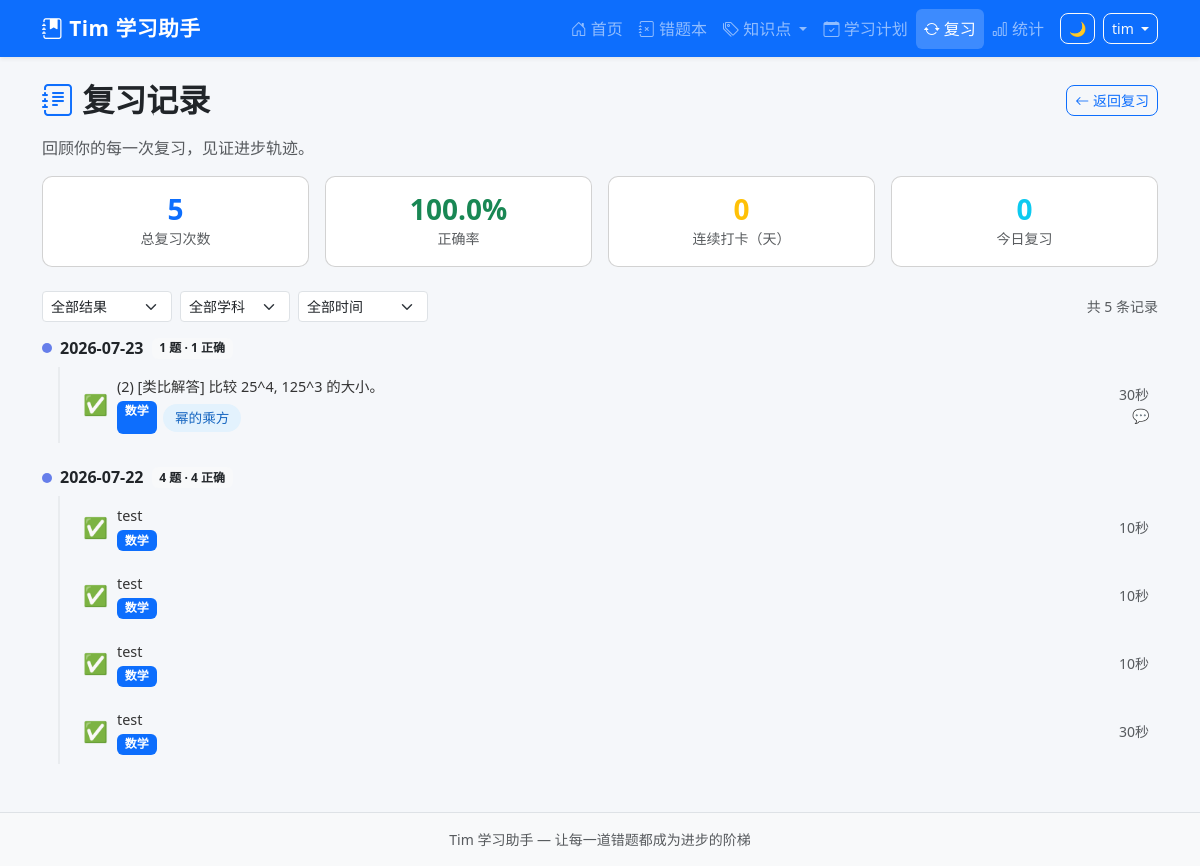
The app's page /review/history (signed in), older data.
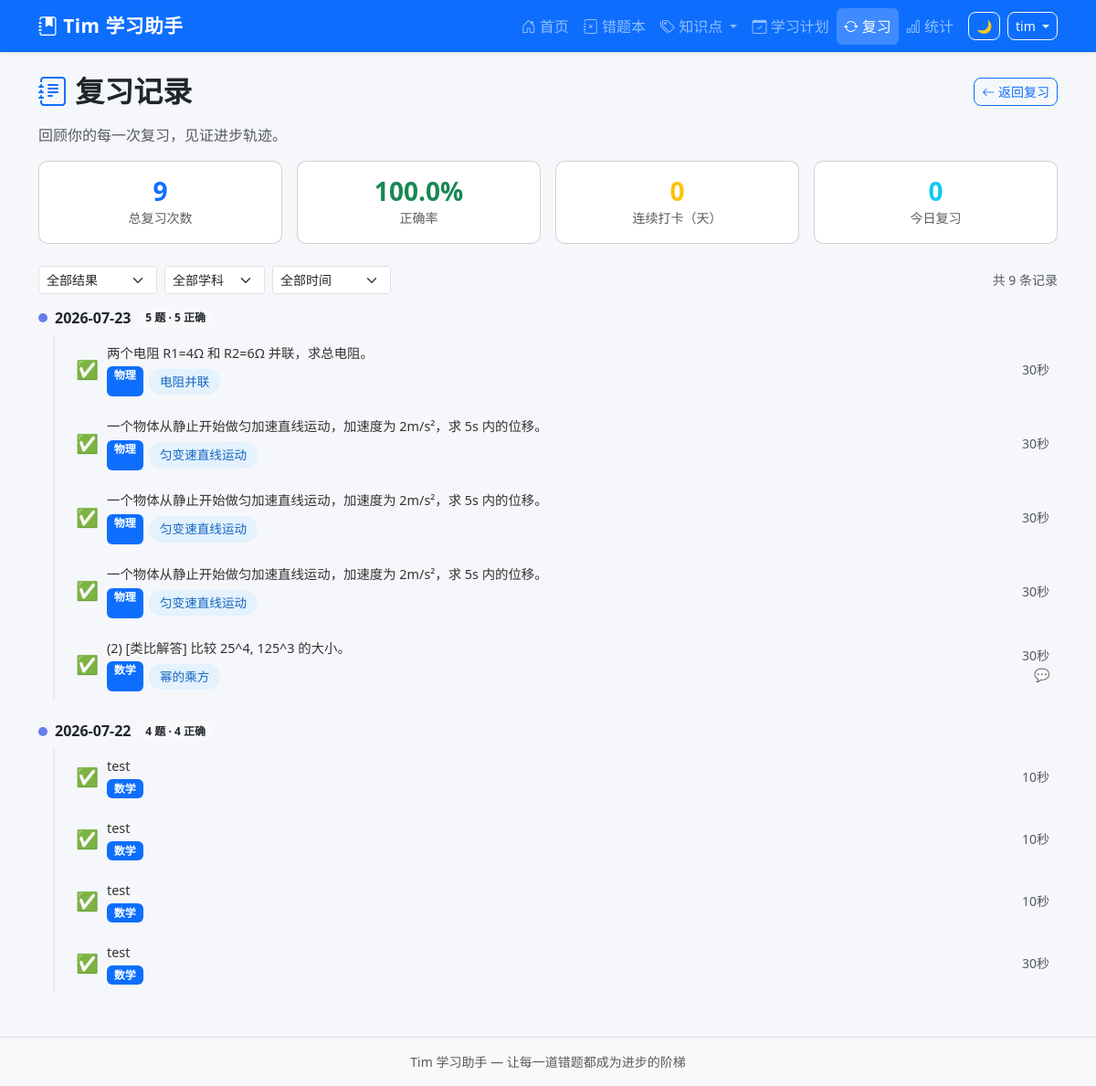
The same page, newer data.
### tables this page shows
CREATE TABLE review_logs (
            id INTEGER PRIMARY KEY AUTOINCREMENT,
            mistake_id INTEGER NOT NULL,
            uuid TEXT NOT NULL,
            review_date DATE NOT NULL,
            result TEXT NOT NULL,
            time_spent INTEGER DEFAULT 0,
            notes TEXT DEFAULT '',
            created_at TIMESTAMP DEFAULT CURRENT_TIMESTAMP,
            FOREIGN KEY (mistake_id) REFERENCES mistake_records(id) ON DELETE CASCADE
        );

CREATE TABLE mistake_records (
            id INTEGER PRIMARY KEY AUTOINCREMENT,
            uuid TEXT NOT NULL,
            sys_platform TEXT NOT NULL DEFAULT 'web',
            bstudio_create_time TIMESTAMP DEFAULT CURRENT_TIMESTAMP,
            xueke TEXT NOT NULL,
            timu TEXT NOT NULL,
            xueshengdaan TEXT DEFAULT '',
            zhengquedaan TEXT DEFAULT '',
            cuowufenxi TEXT DEFAULT '',
            zhishidian TEXT DEFAULT '',
            difficulty INTEGER DEFAULT 1,
            review_count INTEGER DEFAULT 0,
            last_review_at TIMESTAMP,
            next_review_at TIMESTAMP,
            review_stage INTEGER DEFAULT 0,
            review_algorithm TEXT DEFAULT 'sm2',
            status TEXT DEFAULT 'active',
            updated_at TIMESTAMP DEFAULT CURRENT_TIMESTAMP
        , voice_data TEXT DEFAULT '');

### app.py (the view)
@app.route('/review/history')
@login_required
def review_history():
    page = request.args.get('page', 1, type=int)
    status_filter = request.args.get('status', '')
    xueke_filter = request.args.get('xueke', '')
    date_range = request.args.get('range', 'all')
    per_page = 20
    date_where = ''
    if date_range == '7days':
        date_where = "AND rl.review_date >= date('now','-7 days')"
    elif date_range == '30days':
        date_where = "AND rl.review_date >= date('now','-30 days')"
    xueke_where = ''
    xueke_params = []
    if xueke_filter:
        xueke_where = 'AND mr.xueke = ?'
        xueke_params = [xueke_filter]
    status_where = ''
    status_params = []
    if status_filter in ('correct', 'incorrect', 'partial'):
        status_where = 'AND rl.result = ?'
        status_params = [status_filter]
    base_params = [g.user_uuid] + xueke_params + status_params
    total = query_db(
        f"""SELECT COUNT(*) as cnt FROM review_logs rl
            JOIN mistake_records mr ON rl.mistake_id = mr.id
            WHERE rl.uuid=? {date_where} {xueke_where} {status_where}""",
        base_params, one=True
    )['cnt']
    total_pages = max(1, (total + per_page - 1) // per_page)
    offset = (page - 1) * per_page
    reviews = query_db(
        f"""SELECT rl.*, mr.timu, mr.xueke, mr.zhishidian, mr.status as mistake_status
            FROM review_logs rl
            JOIN mistake_records mr ON rl.mistake_id = mr.id
            WHERE rl.uuid=? {date_where} {xueke_where} {status_where}
            ORDER BY rl.created_at DESC
            LIMIT ? OFFSET ?""",
        base_params + [per_page, offset]
    )
    reviews = rows_to_dicts(reviews)
    for r in reviews:
        r['timu_plain'] = strip_latex(r['timu'], max_len=60)
    total_all = query_db(
        "SELECT COUNT(*) as cnt FROM review_logs WHERE uuid=?", (g.user_uuid,), one=True
    )['cnt']
    correct_all = query_db(
        "SELECT COUNT(*) as cnt FROM review_logs WHERE uuid=? AND result='correct'", (g.user_uuid,), one=True
    )['cnt']
    correct_rate = round(correct_all / total_all * 100, 1) if total_all > 0 else 0
    today_cnt = query_db(
        "SELECT COUNT(*) as cnt FROM review_logs WHERE uuid=? AND review_date=date('now')", (g.user_uuid,), one=True
    )['cnt']
    streak = 0
    today = date.today()
    for i in range(60):
        check_date = (today - timedelta(days=i)).isoformat()
        cnt = query_db(
            "SELECT COUNT(*) as c FROM review_logs WHERE uuid=? AND review_date=?", (g.user_uuid, check_date), one=True
        )['c']
        if cnt > 0:
            streak += 1
        else:
            if i > 0:  # 今天没复习不算断
                break
            streak = 0
    from collections import defaultdict
    grouped = defaultdict(list)
    for r in reviews:
        grouped[r['review_date']].append(r)
    resp = make_response(render_template('review_history.html',
        reviews=reviews, grouped=dict(grouped),
        subjects=Config.get_subjects(),
        page=page, total_pages=total_pages, total=total,
        status_filter=status_filter, xueke_filter=xueke_filter,
        date_range=date_range,
        total_all=total_all, correct_all=correct_all,
        correct_rate=correct_rate, today_cnt=today_cnt, streak=streak
    ))
    return set_uuid_cookie(resp, g.user_uuid)

### app.py (called while the page is built, shortened)
@app.after_request
def add_security_headers(resp):
    resp.headers['X-Frame-Options'] = 'DENY'
    resp.headers['X-Content-Type-Options'] = 'nosniff'
    resp.headers['Referrer-Policy'] = 'strict-origin-when-cross-origin'
    return resp

@app.before_request
def csrf_check():
    if 'csrf_token' not in session:
        session['csrf_token'] = str(uuid_mod.uuid4())
    if request.method in ('GET', 'HEAD', 'OPTIONS'):
        return

def login_required(f):
    @wraps(f)
    def decorated(*a, **kw):
        if 'user_id' not in session:
            return redirect(url_for('login', next=request.path))
        return f(*a, **kw)
    return decorated

@app.before_request
def before_request():
    g.user_uuid = get_or_create_uuid()
    g.username = session.get('username', '')

### config.py (called while the page is built)
    @staticmethod
    def get_subjects():
        try:
            from database import query_db
            rows = query_db("SELECT name FROM base_data WHERE category='subject' ORDER BY sort_order")
            if rows:
                return [r['name'] for r in rows]
        except Exception:
            pass
        return Config.SUBJECTS

### database.py (called while the page is built)
def rows_to_dicts(rows):
    return [dict(r) for r in rows]

### templates/review_history.html (shortened to what this page needs)
{% extends "base.html" %}
{% block content %}
<div class="d-flex justify-content-between align-items-center mb-3">
    <h2 class="fw-bold mb-0"><i class="bi bi-journal-text text-primary"></i> 复习记录</h2>
    <a href="{{ url_for('review_plan') }}" class="btn btn-outline-primary btn-sm">
        <i class="bi bi-arrow-left"></i> 返回复习
    </a>
</div>
<p class="text-muted">回顾你的每一次复习，见证进步轨迹。</p>
<div class="row g-3 mb-4" id="stats-cards">
    <div class="col-6 col-md-3">
        <div class="card text-center stat-card-clickable">
            <div class="card-body py-3">
                <h3 class="fw-bold text-primary mb-0">{{ total_all }}</h3>
                <small class="text-muted">总复习次数</small>
            </div>
        </div>
    </div>
    <div class="col-6 col-md-3">
        <a href="?status=correct" class="text-decoration-none">
        <div class="card text-center stat-card-clickable">
            <div class="card-body py-3">
                <h3 class="fw-bold text-success mb-0">{{ correct_rate }}%</h3>
                <small class="text-muted">正确率</small>
            </div>
        </div>
        </a>
    </div>
    <div class="col-6 col-md-3">
        <div class="card text-center stat-card-clickable">
            <div class="card-body py-3">
                <h3 class="fw-bold text-warning mb-0">{{ streak }}</h3>
                <small class="text-muted">连续打卡（天）</small>
            </div>
        </div>
    </div>
    <div class="col-6 col-md-3">
        <a href="?range=7days" class="text-decoration-none">
        <div class="card text-center stat-card-clickable">
            <div class="card-body py-3">
                <h3 class="fw-bold text-info mb-0">{{ today_cnt }}</h3>
                <small class="text-muted">今日复习</small>
            </div>
        </div>
        </a>
    </div>
</div>
<div id="history-container">
{% include 'review_history_list.html' %}
</div>
{% endblock %}

### templates/review_history_list.html (shortened to what this page needs)
<div class="d-flex justify-content-between align-items-center mb-3 flex-wrap gap-2">
    <form id="history-filter-form" class="d-flex flex-wrap gap-2 align-items-end" onsubmit="return false">
        <select name="status" class="form-select form-select-sm" style="width:130px" onchange="loadHistory()">
            <option value="">全部结果</option>
        </select>
        <select name="xueke" class="form-select form-select-sm" style="width:110px" onchange="loadHistory()">
            <option value="">全部学科</option>
        </select>
        <select name="range" class="form-select form-select-sm" style="width:130px" onchange="loadHistory()">
            <option value="all" {% if date_range=='all' %}selected{% endif %}>全部时间</option>
        </select>
    </form>
    <small class="text-muted">共 {{ total }} 条记录</small>
</div>
{% if grouped %}
{% for date_str, day_reviews in grouped.items() %}
<div class="review-day-group mb-4">
    <div class="review-day-header d-flex align-items-center mb-2">
        <div class="review-day-dot"></div>
        <h6 class="mb-0 ms-2 fw-bold">{{ date_str }}</h6>
        <span class="badge bg-light text-dark ms-2">
            {{ day_reviews|length }} 题 ·
            {{ day_reviews|selectattr('result','equalto','correct')|list|length }} 正确
        </span>
    </div>
    <div class="review-day-items ms-3">
        {% for r in day_reviews %}
        <a href="{{ url_for('question_detail', question_id=r['mistake_id']) }}" class="text-decoration-none">
        <div class="review-record-item d-flex align-items-center p-2 rounded mb-1">
            <span class="review-result-icon me-2 flex-shrink-0">
                {% if r['result'] == 'correct' %}
                <span class="text-success fs-5">✅</span>
                {% elif r['result'] == 'incorrect' %}
                <span class="text-danger fs-5">❌</span>
                {% else %}
                <span class="text-warning fs-5">⚠️</span>
                {% endif %}
            </span>
            <div class="flex-grow-1 min-width-0">
                <div class="review-record-title text-truncate">{{ r['timu_plain'] }}</div>
                <div class="d-flex flex-wrap gap-1 mt-1">
                    {% if r['xueke'] %}
                    <span class="badge bg-primary badge-sm">{{ r['xueke'] }}</span>
                    {% endif %}
                    {% if r['zhishidian'] %}
                    <span class="knowledge-badge badge-sm">{{ r['zhishidian'] }}</span>
                    {% endif %}
                </div>
            </div>
            <div class="flex-shrink-0 ms-2 text-end">
                {% if r['time_spent'] and r['time_spent'] > 0 %}
                <small class="text-muted d-block">{{ r['time_spent'] }}秒</small>
                {% endif %}
                {% if r['notes'] %}
                <small class="text-muted d-block" title="{{ r['notes']|e }}">💬</small>
                {% endif %}
            </div>
        </div>
        </a>
        {% endfor %}
    </div>
</div>
{% endfor %}
{% else %}
<div class="text-center py-4 text-muted">没有符合条件的复习记录</div>
{% endif %}

Row changes from the older to the newer data that the page shows:
no longer on one of the page's lists (row unchanged): review_logs: review_date "2026-07-23", timu_plain "(2) [类比解答] 比较 25^4, 125^3 的大小。", xueke "数学", zhishidian "幂的乘方", time_spent "30"
added review_logs: review_date "2026-07-23", day_reviews "5", timu_plain "两个电阻 R1=4Ω 和 R2=6Ω 并联，求总电阻。", xueke "物理", zhishidian "电阻并联", time_spent "30", review_logs (timu_plain "(2) [类比解答] 比较 25^4, 125^3 的大小。", xueke "数学", zhishidian "幂的乘方", time_spent "30")
added review_logs: timu_plain "一个物体从静止开始做匀加速直线运动，加速度为 2m/s²，求 5s 内的位移。", xueke "物理", zhishidian "匀变速直线运动", time_spent "30", shown under "2026-07-23"
added review_logs: timu_plain "一个物体从静止开始做匀加速直线运动，加速度为 2m/s²，求 5s 内的位移。", xueke "物理", zhishidian "匀变速直线运动", time_spent "30", shown under "2026-07-23"
added review_logs: timu_plain "一个物体从静止开始做匀加速直线运动，加速度为 2m/s²，求 5s 内的位移。", xueke "物理", zhishidian "匀变速直线运动", time_spent "30", shown under "2026-07-23"
Text that changed along with them:
{{ total_all }}: "5" → "9"
{{ total }}: "5" → "9"
